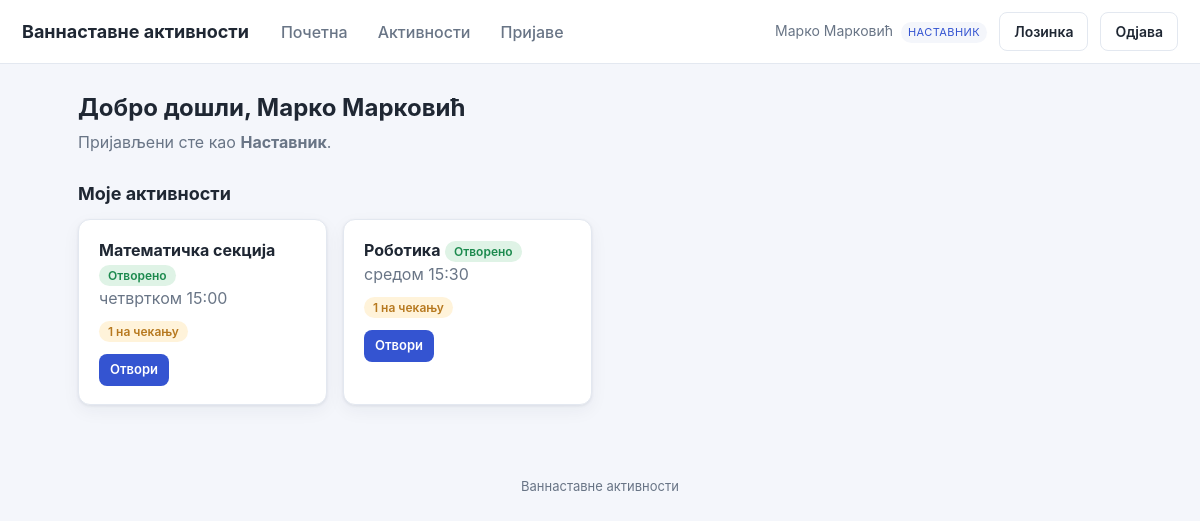
The app's page /dashboard.php (signed in) with its own data.
### tables this page shows
CREATE TABLE users (
  id          INT AUTO_INCREMENT PRIMARY KEY,
  name        VARCHAR(120) NOT NULL,
  username    VARCHAR(60)  NOT NULL UNIQUE,
  maticni_broj VARCHAR(20) DEFAULT NULL UNIQUE,
  password    VARCHAR(255) NOT NULL,
  role        ENUM('admin','teacher','student') NOT NULL,
  grade_class VARCHAR(40) DEFAULT NULL,
  active      TINYINT(1) NOT NULL DEFAULT 1,
  must_change_password TINYINT(1) NOT NULL DEFAULT 0,
  created_at  DATETIME NOT NULL DEFAULT CURRENT_TIMESTAMP
);

CREATE TABLE activities (
  id            INT AUTO_INCREMENT PRIMARY KEY,
  name          VARCHAR(150) NOT NULL,
  description   TEXT,
  location      VARCHAR(150) DEFAULT NULL,
  schedule_text VARCHAR(150) DEFAULT NULL,
  max_students  INT NOT NULL DEFAULT 20,
  status        ENUM('open','closed','archived') NOT NULL DEFAULT 'open',
  created_by    INT DEFAULT NULL,
  created_at    DATETIME NOT NULL DEFAULT CURRENT_TIMESTAMP,
  CONSTRAINT fk_act_creator FOREIGN KEY (created_by) REFERENCES users(id) ON DELETE SET NULL
);

### includes/db.php (called while the page is built, shortened)
<?php
function db(): PDO {
    static $pdo = null;
    if ($pdo === null) {
        $dsn = 'mysql:host=' . DB_HOST . ';dbname=' . DB_NAME . ';charset=utf8mb4';
        try {
            $pdo = new PDO($dsn, DB_USER, DB_PASS, [
                PDO::ATTR_ERRMODE            => PDO::ERRMODE_EXCEPTION,
                PDO::ATTR_DEFAULT_FETCH_MODE => PDO::FETCH_ASSOC,
                PDO::ATTR_EMULATE_PREPARES   => false,
            ]);
        } catch (PDOException $e) {
            http_response_code(500);
            die('Повезивање са базом није успело. Проверите config.php. '
                . (DEBUG ? '(' . htmlspecialchars($e->getMessage()) . ')' : ''));
        }
    }
    return $pdo;
}

### includes/auth.php (called while the page is built, shortened)
<?php
require_once __DIR__ . '/db.php';
require_once __DIR__ . '/functions.php';
function current_user(): ?array {
    static $u = null;
    if ($u === null) {
        $st = db()->prepare('SELECT * FROM users WHERE id=? AND active=1');
        $st->execute([$_SESSION['uid']]);
        $u = $st->fetch() ?: null;
    }
    return $u;
}
function require_login(): array {
    $u = current_user();
    return $u;
}
function is_admin(array $u): bool   { return $u['role'] === 'admin'; }
function is_teacher(array $u): bool { return $u['role'] === 'teacher'; }

### dashboard.php (the view, shortened to what this page needs)
<?php
require_once __DIR__ . '/includes/auth.php';
$u = require_login();
include __DIR__ . '/includes/header.php';
?>
<h1>Добро дошли, <?= e($u['name']) ?></h1>
<p class="sub">Пријављени сте као <strong><?= e(role_label($u['role'])) ?></strong>.</p>
<?php if (is_admin($u)): ?>
  <div class="grid">
    <?php foreach ($counts as $label => $n): ?>
      <div class="card"><div class="stat"><?= (int)$n ?></div><div class="stat-label"><?= e($label) ?></div></div>
    <?php endforeach; ?>
  </div>
  <div class="card">
    <h2 style="margin-top:0">Брзе радње</h2>
    <div class="row-actions">
      <a class="btn" href="activity_edit.php">+ Нова активност</a>
      <a class="btn btn-ghost" href="applications.php">Преглед пријава</a>
      <a class="btn btn-ghost" href="users.php">Управљање корисницима</a>
    </div>
  </div>
<?php elseif (is_teacher($u)): ?>
  <?php
  $st = db()->prepare("SELECT a.*, (SELECT COUNT(*) FROM applications ap WHERE ap.activity_id=a.id AND ap.status='pending') AS pending
                       FROM activities a JOIN activity_teachers t ON t.activity_id=a.id
                       WHERE t.teacher_id=? ORDER BY a.name");
  $st->execute([$u['id']]);
  $mine = $st->fetchAll();
  ?>
  <h2>Моје активности</h2>
  <div class="grid">
    <?php foreach ($mine as $a): ?>
      <div class="card">
        <strong><?= e($a['name']) ?></strong> <?= status_badge($a['status']) ?><br>
        <span class="muted"><?= e($a['schedule_text'] ?: 'Распоред није постављен') ?></span>
        <?php if ($a['pending']): ?><div style="margin-top:8px"><span class="badge badge-pending"><?= (int)$a['pending'] ?> на чекању</span></div><?php endif; ?>
        <div class="row-actions" style="margin-top:12px">
          <a class="btn btn-sm" href="activity_view.php?id=<?= (int)$a['id'] ?>">Отвори</a>
        </div>
      </div>
    <?php endforeach; ?>
  </div>
<?php endif; ?>
<?php include __DIR__ . '/includes/footer.php'; ?>

### includes/header.php (shortened to what this page needs)
<?php
$u = $u ?? current_user();
?><!DOCTYPE html>
<html lang="sr">
<head>
<link rel="stylesheet" href="assets/style.css">
</head>
<body>
<header class="topbar">
  <a class="brand" href="dashboard.php"><?= e(APP_NAME) ?></a>
  <?php if ($u): ?>
  <nav class="mainnav">
    <a href="dashboard.php">Почетна</a>
    <a href="activities.php">Активности</a>
    <?php if (is_admin($u) || is_teacher($u)): ?>
      <a href="applications.php">Пријаве</a>
    <?php endif; ?>
  </nav>
  <div class="userbox">
    <span class="uname"><?= e($u['name']) ?> <span class="role"><?= e(role_label($u['role'])) ?></span></span>
    <a class="btn btn-ghost" href="change_password.php">Лозинка</a>
    <a class="btn btn-ghost" href="logout.php">Одјава</a>
  </div>
  <?php endif; ?>
</header>
<main class="container">

### includes/functions.php (shortened to what this page needs)
<?php
function e(?string $s): string {
    return htmlspecialchars($s ?? '', ENT_QUOTES, 'UTF-8');
}
function status_label(string $s): string {
    static $m = [
        'pending'  => 'На чекању', 'approved' => 'Одобрено', 'rejected' => 'Одбијено',
        'open'     => 'Отворено',  'closed'   => 'Затворено', 'archived' => 'Архивирано',
        'present'  => 'Присутан',  'absent'   => 'Одсутан',   'excused'  => 'Оправдано',
    ];
    return $m[$s] ?? $s;
}
function role_label(string $r): string {
    static $m = ['admin' => 'Администратор', 'teacher' => 'Наставник', 'student' => 'Ученик'];
    return $m[$r] ?? $r;
}
function status_badge(string $status): string {
    return '<span class="badge badge-' . e($status) . '">' . e(status_label($status)) . '</span>';
}

### assets/style.css (style rules this page uses)
:root { --bg:#f4f6fb; --card:#fff; --ink:#1f2733; --muted:#697586; --line:#e3e8f0; --brand:#3454d1; --brand-d:#2740a8; --ok:#1c8a4e; --warn:#b7791f; --bad:#c23b3b; --radius:12px; --shadow:0 1px 3px rgba(20,30,60,.08),0 6px 18px rgba(20,30,60,.05); }
* { box-sizing:border-box }
body { margin:0;font-family:-apple-system,Segoe UI,Roboto,Helvetica,Arial,sans-serif; background:var(--bg);color:var(--ink);line-height:1.5 }
a { color:var(--brand);text-decoration:none }
.topbar { display:flex;align-items:center;gap:20px;background:var(--card); padding:12px 22px;border-bottom:1px solid var(--line);flex-wrap:wrap }
.brand { font-weight:700;font-size:18px;color:var(--ink) }
.mainnav { display:flex;gap:6px;flex:1;flex-wrap:wrap }
.mainnav a { padding:7px 12px;border-radius:8px;color:var(--muted);font-weight:500 }
.userbox { display:flex;align-items:center;gap:12px }
.uname { font-size:14px;color:var(--muted) }
.role { display:inline-block;font-size:11px;text-transform:uppercase;letter-spacing:.04em; background:var(--bg);color:var(--brand);padding:2px 7px;border-radius:20px;margin-left:4px }
.container { max-width:1080px;margin:26px auto;padding:0 18px }
h1 { font-size:24px;margin:0 0 4px }
h2 { font-size:18px;margin:26px 0 12px }
.sub { color:var(--muted);margin:0 0 18px }
.card { background:var(--card);border:1px solid var(--line);border-radius:var(--radius); padding:18px 20px;box-shadow:var(--shadow);margin-bottom:16px }
.grid { display:grid;grid-template-columns:repeat(auto-fill,minmax(240px,1fr));gap:16px }
.btn { display:inline-block;border:1px solid transparent;background:var(--brand);color:#fff; padding:8px 14px;border-radius:8px;font-size:14px;cursor:pointer;font-weight:600 }
.btn-ghost { background:transparent;border-color:var(--line);color:var(--ink) }
.btn-sm { padding:5px 10px;font-size:13px }
.badge { font-size:12px;padding:3px 9px;border-radius:20px;font-weight:600 }
.badge-pending { background:#fff3da;color:var(--warn) }
.badge-open { background:#dff3e6;color:var(--ok) }
.muted { color:var(--muted) }
.row-actions { display:flex;gap:6px;flex-wrap:wrap }

### records on screen
users: name "Марко Марковић", role "НАСТАВНИК", role "Наставник"
activities: name "Математичка секција", status "Отворено", schedule_text "четвртком 15:00", pending "1"
activities: name "Роботика", status "Отворено", schedule_text "средом 15:30", pending "1"

### other values on screen
APP_NAME "Ваннаставне активности"
